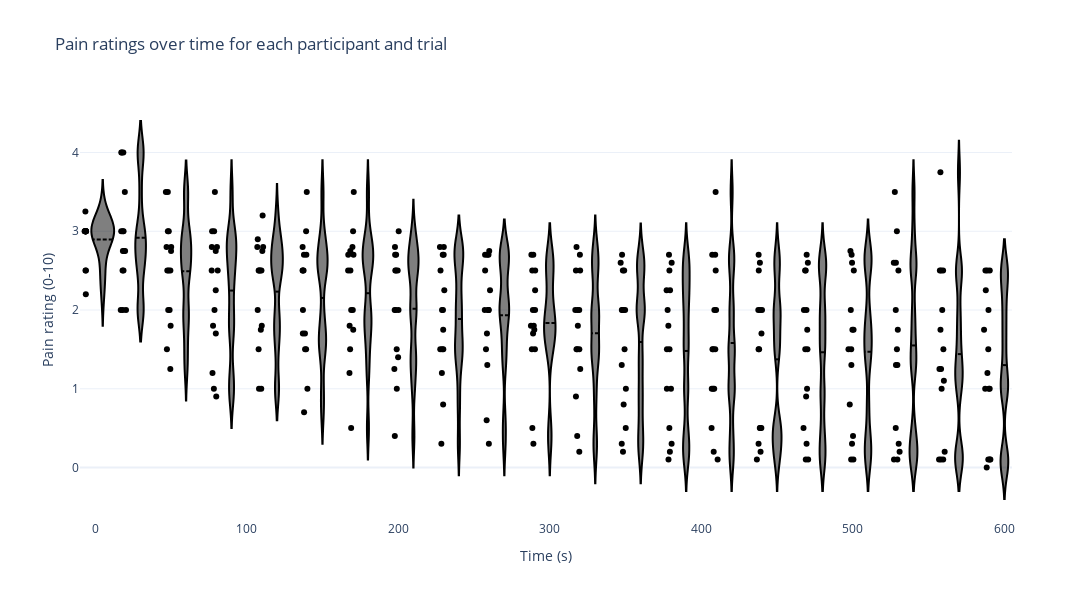

The notebook cell this image was saved under:
### Code cell
import plotly.graph_objects as go

tonic_data["pid"] = tonic_data["pid"].astype(str)
participant_numbers = np.unique(tonic_data["pid"])
p_colours = px.colors.qualitative.Vivid
fig = go.Figure()
# for p in participant_numbers:
#     for t in range(1,4):  # trials
p=int(p)
fig.add_trace(
    go.Violin(
        x=tonic_data["timepoint"], #[(tonic_data["pid"] == str(p)) & (tonic_data["trial"] == t)],
        y=tonic_data["painrating"], #[(tonic_data["pid"] == str(p)) & (tonic_data["trial"] == t)]
        # box_visible=True,
        meanline_visible=True,
        line_color="black",
        points="all",
        name=f"P{p}",
    )
)

fig.update_traces(
    scalemode="count",
    width=15,
    bandwidth=0.2,
)
fig.update_layout(
    xaxis_title="Time (s)",
    yaxis_title="Pain rating (0-10)",
    width=1200,
    height=600,
    template="plotly_white",
    title="Pain ratings over time for each participant and trial",
    
)
fig.update_xaxes(range=[-10, 605])

fig.show()

### Figure 1 — Plotly figure (JSON) as saved in the notebook; plotly's stock layout.template omitted (floating-point values rounded to 4 significant figures; data arrays with more than 128 entries replaced by an {"elided": "..."} marker saying what was removed)
{"data": [{"bandwidth": 0.2, "line": {"color": "black"}, "meanline": {"visible": true}, "name": "P6", "points": "all", "scalemode": "count", "type": "violin", "width": 15, "x": {"elided": "315 int values"}, "y": {"elided": "315 float values"}}], "layout": {"height": 600, "title": {"text": "Pain ratings over time for each participant and trial"}, "width": 1200, "xaxis": {"range": [-10, 605], "title": {"text": "Time (s)"}}, "yaxis": {"title": {"text": "Pain rating (0-10)"}}}}
